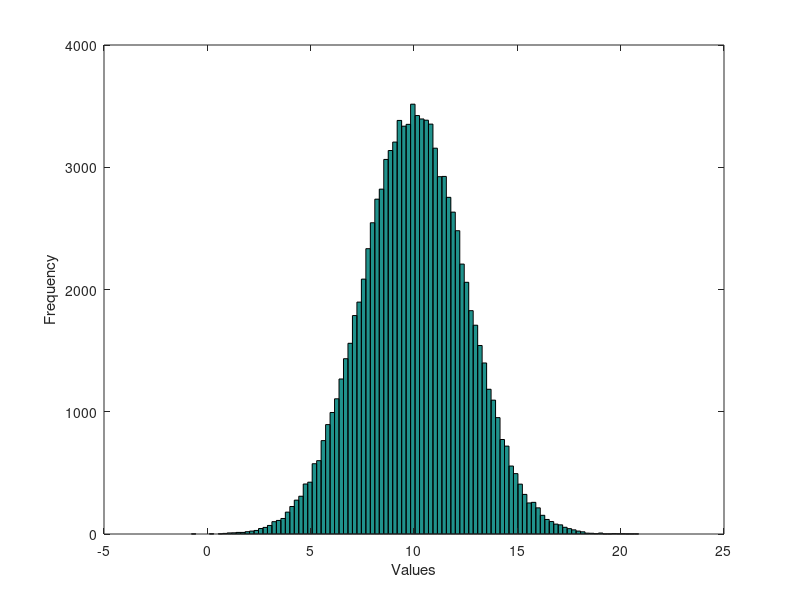

The MATLAB script that drew this image:
%% Initialisation of the workspace
clear % the "clear" command clear the workspace (imporant to clean the memory)
clc   % the "clc" clear the window command from previous command (only visual)

%% How to simulate from an normal distribution
%  The normal distribution is complitely defined by the mean and the
%  standard deviation
mean_value = 10;
std_value  = 2.5;

% N is the number of simulations
N = 100000;

sample = mean_value + std_value*randn(N,1);

hist(sample,100) % 100 columns
xlabel('Values')
ylabel('Frequency')